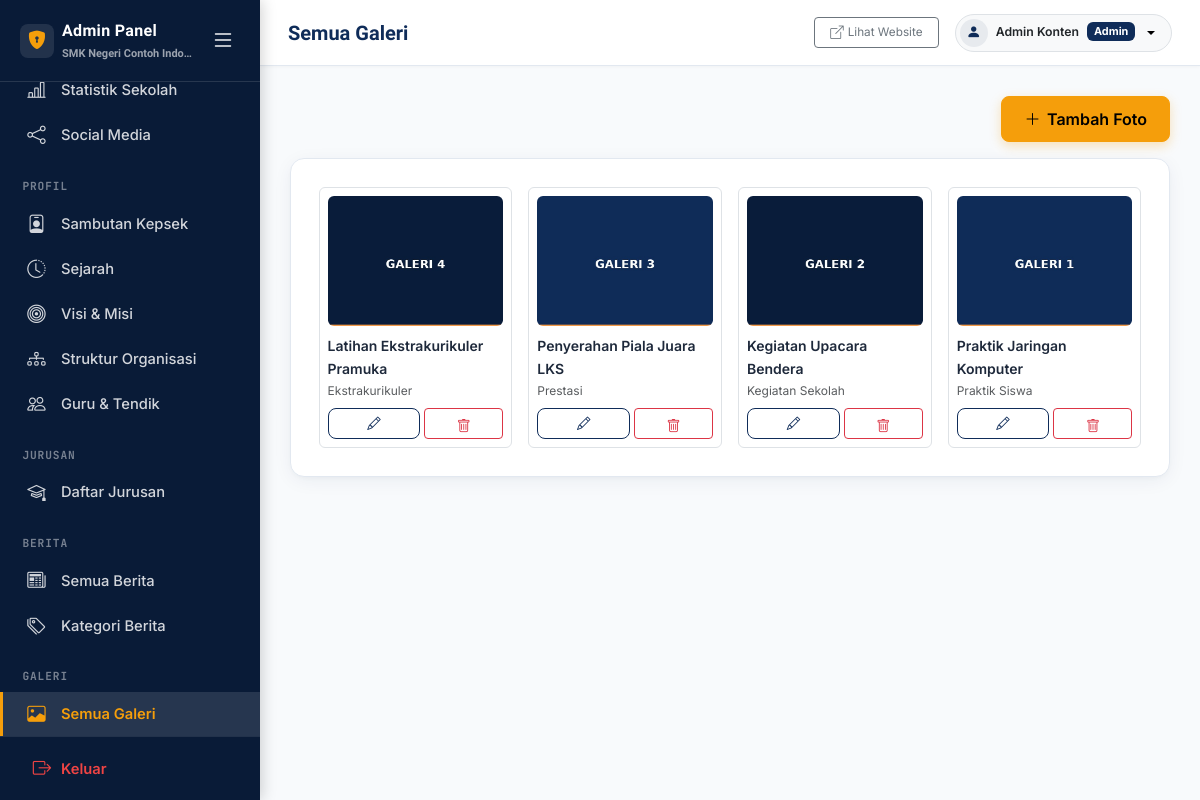
/admin/galleries/index.php (signed in), run on the app's committed database.
### tables this page shows
CREATE TABLE school_profile (
  id INT UNSIGNED AUTO_INCREMENT PRIMARY KEY,
  school_name VARCHAR(150) NOT NULL,
  npsn VARCHAR(20) DEFAULT NULL,
  address VARCHAR(255) DEFAULT NULL,
  phone VARCHAR(50) DEFAULT NULL,
  email VARCHAR(150) DEFAULT NULL,
  website VARCHAR(150) DEFAULT NULL,
  description TEXT,
  logo VARCHAR(255) DEFAULT NULL,
  favicon VARCHAR(255) DEFAULT NULL,
  theme_color_primary VARCHAR(20) DEFAULT '#0F2C59',
  theme_color_secondary VARCHAR(20) DEFAULT '#2563EB',
  theme_color_accent VARCHAR(20) DEFAULT '#F59E0B',
  theme_preset VARCHAR(50) DEFAULT 'navy_classic',
  map_url VARCHAR(255) DEFAULT NULL,
  accreditation VARCHAR(10) DEFAULT NULL,
  founded_year VARCHAR(10) DEFAULT NULL,
  running_text TEXT DEFAULT NULL,
  is_running_text_active TINYINT(1) DEFAULT 1,
  video_profile_url VARCHAR(255) DEFAULT 'https://www.youtube.com/watch?v=7vhYf5p_yhs',
  video_title VARCHAR(200) DEFAULT 'Video Profil & Fasilitas Sekolah',
  video_description TEXT DEFAULT NULL,
  video_features TEXT DEFAULT NULL,
  whatsapp_ppdb VARCHAR(50) DEFAULT '6281234567890',
  whatsapp_bkk VARCHAR(50) DEFAULT '6281234567891',
  whatsapp_tu VARCHAR(50) DEFAULT '6281234567892',
  created_at DATETIME DEFAULT CURRENT_TIMESTAMP,
  updated_at DATETIME DEFAULT CURRENT_TIMESTAMP ON UPDATE CURRENT_TIMESTAMP
);

CREATE TABLE galleries (
  id INT UNSIGNED AUTO_INCREMENT PRIMARY KEY,
  category_id INT UNSIGNED DEFAULT NULL,
  title VARCHAR(150) NOT NULL,
  description VARCHAR(255) DEFAULT NULL,
  image VARCHAR(255) NOT NULL,
  created_at DATETIME DEFAULT CURRENT_TIMESTAMP,
  updated_at DATETIME DEFAULT CURRENT_TIMESTAMP ON UPDATE CURRENT_TIMESTAMP,
  FOREIGN KEY (category_id) REFERENCES gallery_categories(id) ON DELETE SET NULL
);

CREATE TABLE gallery_categories (
  id INT UNSIGNED AUTO_INCREMENT PRIMARY KEY,
  name VARCHAR(100) NOT NULL,
  slug VARCHAR(120) NOT NULL UNIQUE,
  created_at DATETIME DEFAULT CURRENT_TIMESTAMP,
  updated_at DATETIME DEFAULT CURRENT_TIMESTAMP ON UPDATE CURRENT_TIMESTAMP
);

### includes/functions.php (called while the page is built, shortened)
<?php
function e(?string $value): string
{
    return htmlspecialchars((string) ($value ?? ''), ENT_QUOTES | ENT_SUBSTITUTE, 'UTF-8');
}
function getSchoolProfile(): array
{
    static $profile = null;
    if ($profile === null) {
        $stmt = getDB()->query('SELECT * FROM school_profile ORDER BY id LIMIT 1');
        $profile = $stmt->fetch() ?: [];
    }
    return $profile;
}

### config/database.php (called while the page is built)
<?php
class Database
{
    private static ?PDO $instance = null;
    private static string $host   = 'localhost';
    private static string $dbname = 'smk_school';
    private static string $user   = 'root';
    private static string $pass   = '';
    public static function getInstance(): PDO
    {
        if (self::$instance === null) {
            $dsn = 'mysql:host=' . self::$host . ';dbname=' . self::$dbname . ';charset=utf8mb4';
            try {
                self::$instance = new PDO($dsn, self::$user, self::$pass, [
                    PDO::ATTR_ERRMODE            => PDO::ERRMODE_EXCEPTION,
                    PDO::ATTR_DEFAULT_FETCH_MODE  => PDO::FETCH_ASSOC,
                    PDO::ATTR_EMULATE_PREPARES    => false,
                ]);
            } catch (PDOException $e) {
                error_log('Database connection failed: ' . $e->getMessage());
                die('Koneksi database gagal. Silakan cek konfigurasi di config/database.php.');
            }
        }
        return self::$instance;
    }
}
function getDB(): PDO
{
    return Database::getInstance();
}

### admin/galleries/index.php (the view, shortened to what this page needs)
<?php
$db = getDB();
$galleries = $db->query("SELECT g.*, gc.name AS category_name FROM galleries g
                          LEFT JOIN gallery_categories gc ON gc.id = g.category_id
                          ORDER BY g.id DESC")->fetchAll();
$pageTitle = 'Semua Galeri';
require __DIR__ . '/../includes/header.php';
require __DIR__ . '/../includes/sidebar.php';
require __DIR__ . '/../includes/topbar.php';
?>
<div class="d-flex justify-content-end mb-3">
  <a href="form.php" class="btn btn-accent"><i class="bi bi-plus-lg"></i> Tambah Foto</a>
</div>
<div class="admin-card">
  <div class="row g-3">
    <?php foreach ($galleries as $g): ?>
      <div class="col-lg-3 col-md-4 col-6">
        <div class="border rounded p-2 h-100 d-flex flex-column">
          <img src="<?= e(BASE_URL . '/' . $g['image']) ?>" class="rounded mb-2" style="height:130px; object-fit:cover; width:100%;" alt="">
          <div class="small fw-semibold flex-grow-1"><?= e($g['title']) ?></div>
          <div class="text-muted" style="font-size:0.75rem;"><?= e($g['category_name'] ?? '-') ?></div>
          <div class="d-flex gap-1 mt-2">
            <a href="form.php?id=<?= (int) $g['id'] ?>" class="btn btn-sm btn-outline-primary-custom flex-fill"><i class="bi bi-pencil"></i></a>
            <form method="post" action="delete.php" class="flex-fill" data-confirm-delete="Hapus foto ini?">
              <button type="submit" class="btn btn-sm btn-outline-danger w-100"><i class="bi bi-trash"></i></button>
            </form>
          </div>
        </div>
      </div>
    <?php endforeach; ?>
  </div>
</div>
<?php require __DIR__ . '/../includes/footer.php'; ?>

### admin/includes/header.php (shortened to what this page needs)
<?php
$adminHeaderProfile = getSchoolProfile();
?>
<!DOCTYPE html>
<html lang="id">
<head>
<link href="<?= e(ASSETS_URL . '/vendor/bootstrap/bootstrap.min.css?v=5.3.3') ?>" rel="stylesheet">
<link href="<?= e(ASSETS_URL . '/vendor/bootstrap-icons/bootstrap-icons.css?v=' . filemtime(BASE_PATH . '/assets/vendor/bootstrap-icons/bootstrap-icons.css')) ?>" rel="stylesheet">
<link href="https://cdn.jsdelivr.net/npm/bootstrap-icons@1.11.3/font/bootstrap-icons.min.css" rel="stylesheet" onerror="this.onerror=null;">
<link href="<?= e(ASSETS_URL . '/css/style.css?v=' . filemtime(BASE_PATH . '/assets/css/style.css')) ?>" rel="stylesheet">
<link href="<?= e(ASSETS_URL . '/css/admin.css?v=' . filemtime(BASE_PATH . '/assets/css/admin.css')) ?>" rel="stylesheet">
<link href="<?= e(ASSETS_URL . '/vendor/summernote/summernote-lite.min.css?v=' . filemtime(BASE_PATH . '/assets/vendor/summernote/summernote-lite.min.css')) ?>" rel="stylesheet">
</head>
<body class="admin-body">

### admin/includes/sidebar.php (shortened to what this page needs)
<?php
$currentScript = $_SERVER['SCRIPT_NAME'] ?? '';
$sidebarProfile = getSchoolProfile();
function navIsActive(string $needle, string $currentScript): bool
{
    return str_contains($currentScript, '/admin/' . $needle);
}
?>
<aside class="admin-sidebar" id="adminSidebar">
  <div class="sidebar-brand d-flex align-items-center justify-content-between">
    <div class="sidebar-brand-left d-flex align-items-center gap-2 overflow-hidden" title="Admin Panel">
      <div class="p-1.5 rounded-3 bg-white bg-opacity-10 d-inline-flex align-items-center justify-content-center flex-shrink-0" style="width:34px;height:34px;">
        <i class="bi bi-shield-lock-fill" style="color: var(--color-accent); font-size:1.15rem;"></i>
      </div>
      <div class="overflow-hidden">
        <span class="sidebar-brand-title text-nowrap fw-bold d-block text-white" style="letter-spacing: 0.02em; font-size: 1rem;">Admin Panel</span>
        <span class="sidebar-brand-subtitle text-nowrap text-white-50 d-block text-truncate" style="font-size: 11px; max-width: 135px;"><?= e($sidebarProfile['school_name'] ?? 'SMK School') ?></span>
      </div>
    </div>
    <button type="button" class="btn btn-sm btn-link text-white-50 p-1 sidebar-toggle-btn shadow-none flex-shrink-0" id="sidebarToggleInsideBtn" title="Buka / Tutup Sidebar" aria-label="Toggle Sidebar">
      <i class="bi bi-list fs-4 text-white"></i>
    </button>
  </div>
  <div class="sidebar-nav-scroll flex-grow-1 overflow-y-auto overflow-x-hidden">
    <nav class="nav flex-column py-2">
      <a class="nav-link <?= navIsActive('statistics', $currentScript) ? 'active' : '' ?>" href="<?= e(BASE_URL) ?>/admin/statistics/index.php" title="Statistik Sekolah (Jumlah Siswa, Guru, dll)"><i class="bi bi-bar-chart-line"></i> <span class="nav-text">Statistik Sekolah</span></a>
      <a class="nav-link <?= navIsActive('social-media', $currentScript) ? 'active' : '' ?>" href="<?= e(BASE_URL) ?>/admin/social-media/index.php" title="Social Media"><i class="bi bi-share"></i> <span class="nav-text">Social Media</span></a>
      <div class="nav-section-label">Profil</div>
      <a class="nav-link <?= navIsActive('principal', $currentScript) ? 'active' : '' ?>" href="<?= e(BASE_URL) ?>/admin/principal/index.php" title="Sambutan Kepsek"><i class="bi bi-person-badge"></i> <span class="nav-text">Sambutan Kepsek</span></a>
      <a class="nav-link <?= navIsActive('history', $currentScript) ? 'active' : '' ?>" href="<?= e(BASE_URL) ?>/admin/history/index.php" title="Sejarah"><i class="bi bi-clock-history"></i> <span class="nav-text">Sejarah</span></a>
      <a class="nav-link <?= navIsActive('vision-mission', $currentScript) ? 'active' : '' ?>" href="<?= e(BASE_URL) ?>/admin/vision-mission/index.php" title="Visi &amp; Misi"><i class="bi bi-bullseye"></i> <span class="nav-text">Visi &amp; Misi</span></a>
      <a class="nav-link <?= navIsActive('organization', $currentScript) ? 'active' : '' ?>" href="<?= e(BASE_URL) ?>/admin/organization/index.php" title="Struktur Organisasi"><i class="bi bi-diagram-3"></i> <span class="nav-text">Struktur Organisasi</span></a>
      <a class="nav-link <?= navIsActive('teachers', $currentScript) ? 'active' : '' ?>" href="<?= e(BASE_URL) ?>/admin/teachers/index.php" title="Guru &amp; Tendik"><i class="bi bi-people"></i> <span class="nav-text">Guru &amp; Tendik</span></a>
      <div class="nav-section-label">Jurusan</div>
      <a class="nav-link <?= navIsActive('majors', $currentScript) ? 'active' : '' ?>" href="<?= e(BASE_URL) ?>/admin/majors/index.php" title="Daftar Jurusan"><i class="bi bi-mortarboard"></i> <span class="nav-text">Daftar Jurusan</span></a>
      <div class="nav-section-label">Berita</div>
      <a class="nav-link <?= navIsActive('news', $currentScript) && !navIsActive('news/categories', $currentScript) ? 'active' : '' ?>" href="<?= e(BASE_URL) ?>/admin/news/index.php" title="Semua Berita"><i class="bi bi-newspaper"></i> <span class="nav-text">Semua Berita</span></a>
      <a class="nav-link <?= navIsActive('news/categories', $currentScript) ? 'active' : '' ?>" href="<?= e(BASE_URL) ?>/admin/news/categories.php" title="Kategori Berita"><i class="bi bi-tags"></i> <span class="nav-text">Kategori Berita</span></a>
      <div class="nav-section-label">Galeri</div>
      <a class="nav-link <?= navIsActive('galleries', $currentScript) && !navIsActive('galleries/categories', $currentScript) ? 'active' : '' ?>" href="<?= e(BASE_URL) ?>/admin/galleries/index.php" title="Semua Galeri"><i class="bi bi-image"></i> <span class="nav-text">Semua Galeri</span></a>
    </nav>
  </div>
  <div class="sidebar-footer flex-shrink-0">
    <a class="nav-link sidebar-logout-btn text-danger fw-semibold d-flex align-items-center gap-2" href="#" data-bs-toggle="modal" data-bs-target="#logoutConfirmModal" title="Keluar dari Panel Admin">
      <i class="bi bi-box-arrow-right text-danger fs-5"></i>
      <span class="nav-text text-danger">Keluar</span>
    </a>
  </div>
</aside>

### admin/includes/topbar.php (shortened to what this page needs)
<?php
$currentUserPhoto = null;
if (!empty($_SESSION['admin_id'])) {
    $dbTop = getDB();
    $uStmt = $dbTop->prepare("SELECT photo FROM users WHERE id = ?");
    $uStmt->execute([$_SESSION['admin_id']]);
    $currentUserPhoto = $uStmt->fetchColumn() ?: null;
}
?>
<div class="admin-content" id="adminContent">
  <div class="admin-topbar">
    <div class="d-flex align-items-center gap-3">
      <h1 class="h5 mb-0 fw-bold text-primary"><?= e($pageTitle ?? 'Dashboard') ?></h1>
    </div>
    <div class="d-flex align-items-center gap-3">
      <a href="<?= e(BASE_URL) ?>/" target="_blank" class="btn btn-sm btn-outline-secondary d-none d-md-inline-flex align-items-center gap-1" title="Lihat Website">
        <i class="bi bi-box-arrow-up-right"></i> <span class="small">Lihat Website</span>
      </a>
      <div class="dropdown">
        <button class="btn btn-sm btn-light border dropdown-toggle d-flex align-items-center gap-2 p-1 pe-3 rounded-pill shadow-none" type="button" id="adminUserDropdown" data-bs-toggle="dropdown" aria-expanded="false">
          <?php if (!empty($currentUserPhoto) && file_exists(BASE_PATH . '/' . $currentUserPhoto)): ?>
            <img src="<?= e(BASE_URL . '/' . $currentUserPhoto) ?>" alt="" class="rounded-circle" style="width:28px;height:28px;object-fit:cover;">
          <?php else: ?>
            <div class="rounded-circle bg-primary-subtle text-primary d-inline-flex align-items-center justify-content-center" style="width:28px;height:28px;">
              <i class="bi bi-person-fill" style="font-size:0.9rem;"></i>
            </div>
          <?php endif; ?>
          <span class="small fw-semibold text-dark d-none d-sm-inline"><?= e($_SESSION['admin_name'] ?? 'Admin') ?></span>
          <span class="badge <?= ($_SESSION['admin_role'] ?? '') === 'superadmin' ? 'bg-warning text-dark' : 'bg-primary' ?>" style="font-size:0.68rem;">
            <?= e(ucfirst($_SESSION['admin_role'] ?? '')) ?>
          </span>
        </button>
      </div>
    </div>
  </div>
  <main class="admin-main">

### admin/includes/footer.php (shortened to what this page needs)
  </main>
</div>
</body>
</html>

### assets/css/style.css (style rules this page uses)
:root { --color-primary: #0F2C59; --color-primary-dark: #081830; --color-primary-light: #183E7A; --color-secondary: #2563EB; --color-secondary-light: #EFF6FF; --color-accent: #F59E0B; --color-accent-dark: #D97706; --color-accent-light: #FEF3C7; --color-bg: #F8FAFC; --color-surface: #FFFFFF; --color-text: #1E293B; --color-text-muted: #64748B; --color-border: #E2E8F0; --font-display: 'Sora', -apple-system, BlinkMacSystemFont, 'Segoe UI', Roboto, sans-serif; --font-body: 'Inter', -apple-system, BlinkMacSystemFont, 'Segoe UI', Roboto, sans-serif; --font-mono: 'JetBrains Mono', SFMono-Regular, Menlo, Monaco, Consolas, monospace; --radius-xl: 20px; --radius: 14px; --radius-sm: 8px; --radius-xs: 4px; --shadow-xs: 0 1px 2px 0 rgba(0, 0, 0, 0.05); --shadow-soft: 0 4px 20px -2px rgba(15, 44, 89, 0.07), 0 2px 6px -1px rgba(15, 44, 89, 0.04); --shadow-lift: 0 14px 30px -4px rgba(15, 44, 89, 0.12), 0 6px 12px -2px rgba(15, 44, 89, 0.06); --section-spacing: 5rem; }
*, *::before, *::after { box-sizing: border-box; }
html { scroll-behavior: smooth; -webkit-font-smoothing: antialiased; -moz-osx-font-smoothing: grayscale; }
body { font-family: var(--font-body); color: var(--color-text); background-color: var(--color-bg); line-height: 1.65; overflow-x: hidden; }
h1, h2, h3, h4, h5, h6 { font-family: var(--font-display); color: var(--color-primary); font-weight: 700; line-height: 1.25; }
a { color: var(--color-secondary); text-decoration: none; transition: color 0.15s ease, opacity 0.15s ease; }
img { max-width: 100%; height: auto; display: block; }
.bi { display: inline-block; vertical-align: -0.125em; line-height: 1; }
.btn .bi { vertical-align: -0.1em; }
.btn-accent { background-color: var(--color-accent); border: 1.5px solid var(--color-accent); color: #ffffff; font-weight: 600; border-radius: var(--radius-sm); padding: 0.65rem 1.4rem; display: inline-flex; align-items: center; justify-content: center; gap: 0.4rem; vertical-align: middle; transition: transform 0.18s ease, background-color 0.18s ease, box-shadow 0.18s ease; box-shadow: 0 4px 12px rgba(245, 158, 11, 0.28); }
.btn-outline-primary-custom { border: 1.5px solid var(--color-primary); color: var(--color-primary); background-color: transparent; border-radius: var(--radius-sm); font-weight: 600; padding: 0.65rem 1.4rem; display: inline-flex; align-items: center; justify-content: center; gap: 0.4rem; vertical-align: middle; transition: all 0.18s ease; }
.btn-sm.btn-accent, .btn-sm.btn-outline-primary-custom, .btn-sm.btn-outline-secondary { padding: 0.38rem 0.95rem; font-size: 0.84rem; line-height: 1.4; border-width: 1.5px; display: inline-flex; align-items: center; justify-content: center; vertical-align: middle; }
html, body { overflow-x: hidden; max-width: 100vw; -webkit-text-size-adjust: 100%; }
button, .btn, .nav-link, .dropdown-item, .page-link { touch-action: manipulation; }
.p-1\.5 { padding: 0.375rem !important; }

### data on the page
school_profile: school_name "SMK Negeri Contoh Indo…"
galleries: image (picture), title "Latihan Ekstrakurikuler Pramuka", category.name "Ekstrakurikuler"
galleries: image (picture), title "Penyerahan Piala Juara LKS", category.name "Prestasi"
galleries: image (picture), title "Kegiatan Upacara Bendera", category.name "Kegiatan Sekolah"
galleries: image (picture), title "Praktik Jaringan Komputer", category.name "Praktik Siswa"

### other printed values
$pageTitle "Semua Galeri"
$_SESSION['admin_name'] "Admin Konten"
$_SESSION['admin_role'] "Admin"
